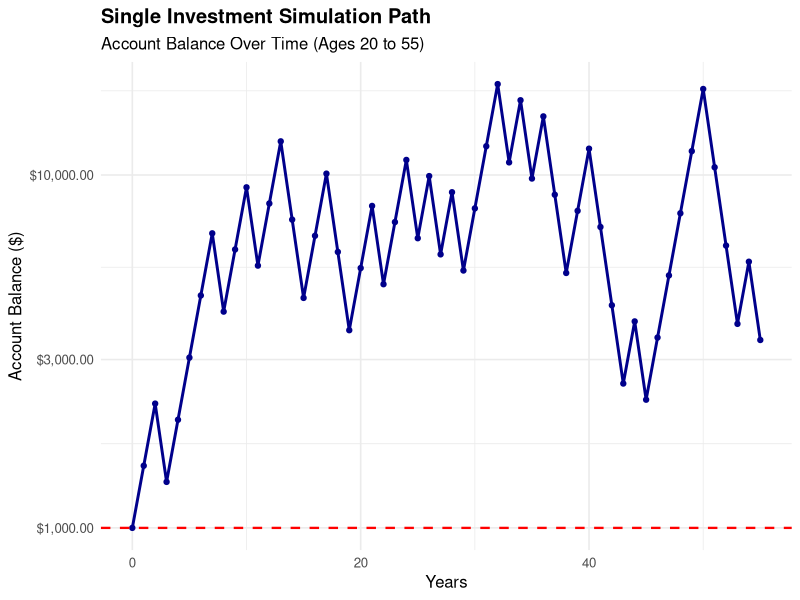
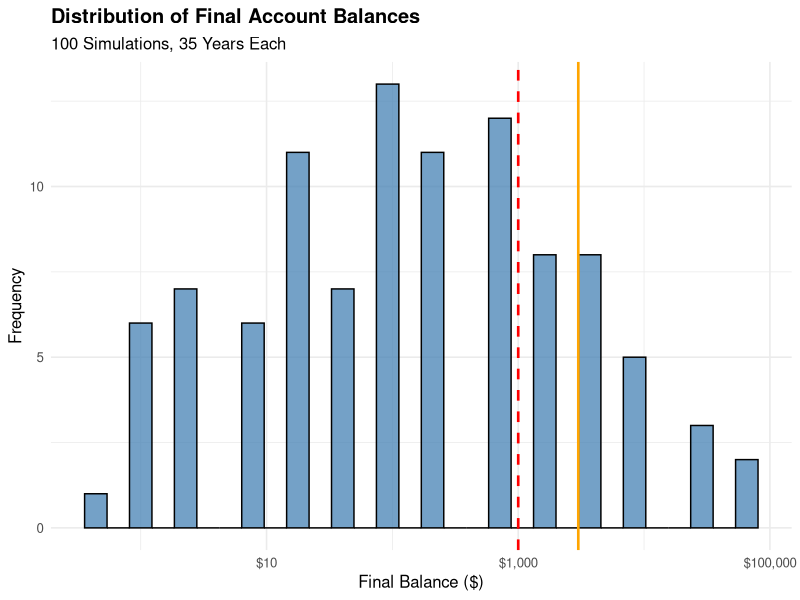
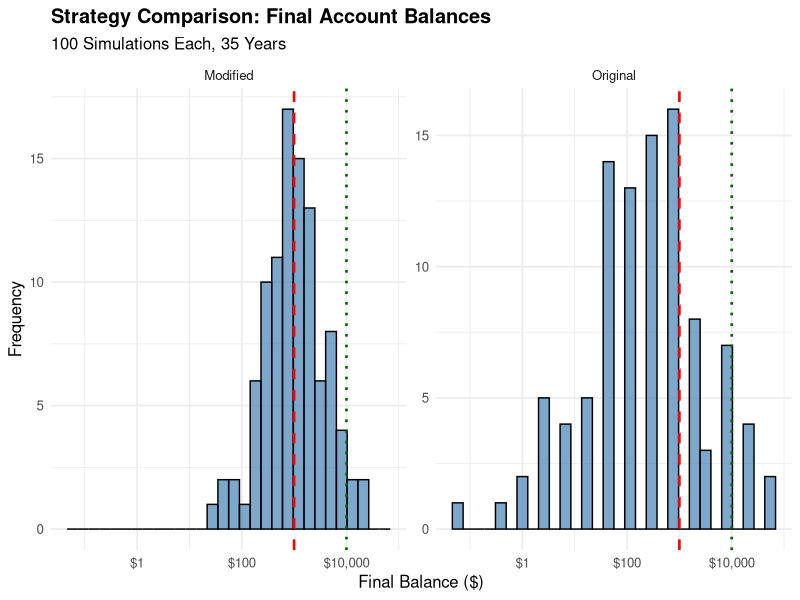
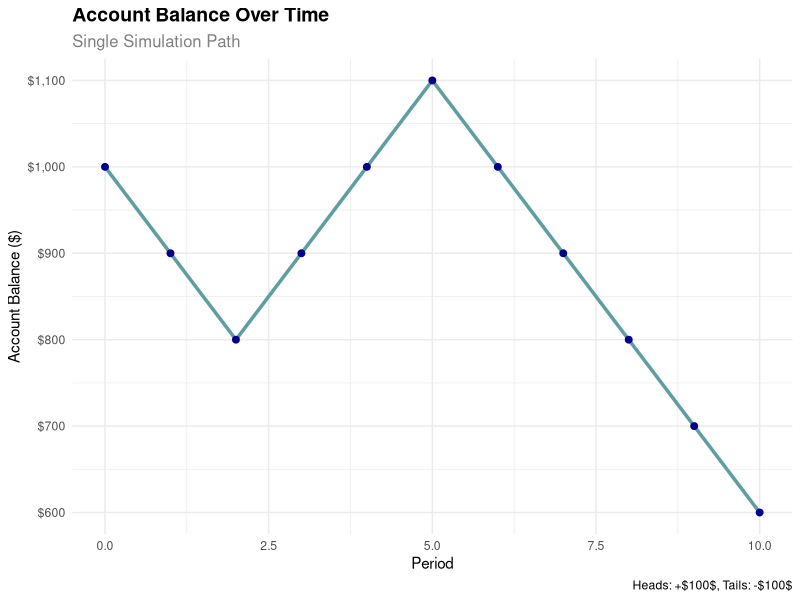
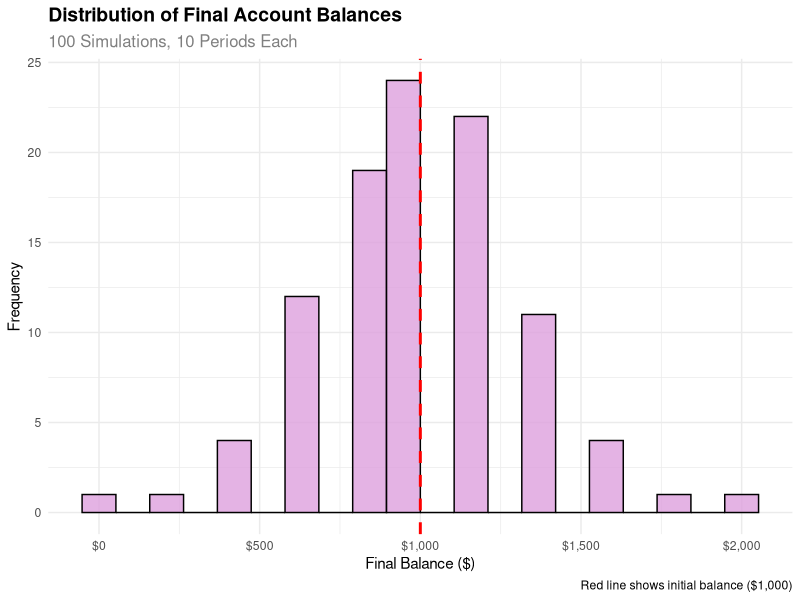

These charts were generated, in order, by the following R code:
## ---- chunk 1
#| label: single-simulation-plot-r
#| fig-cap: Single simulation showing account balance over time (R)
#| echo: false
#| include: true
#| eval: true

suppressPackageStartupMessages(library(tidyverse))
suppressPackageStartupMessages(library(ggplot2))

set.seed(42)

initial_balance <- 1000
n_periods <- 55

simulate_investment_path <- function(initial, periods) {
  balance <- initial
  path <- numeric(length = periods + 1)
  path[1] <- initial
  for (i in 1:periods) {
    coin_flip <- rbinom(1, 1, 0.5)
    if (coin_flip == 1) {
      balance <- balance * 1.5
    } else {
      balance <- balance * 0.6
    }
    path[i + 1] <- balance
  }
  path
}

time_series_data <- tibble(
  year = 0:n_periods,
  balance = simulate_investment_path(initial_balance, n_periods)
)

ggplot(time_series_data, aes(x = year, y = balance)) +
  geom_line(color = "darkblue", linewidth = 1) +
  geom_point(color = "darkblue", size = 1.5) +
  geom_hline(yintercept = initial_balance, linetype = "dashed", color = "red", linewidth = 0.8) +
  scale_y_log10(labels = scales::dollar_format()) +
  labs(
    title = "Single Investment Simulation Path",
    subtitle = "Account Balance Over Time (Ages 20 to 55)",
    x = "Years",
    y = "Account Balance ($)"
  ) +
  theme_minimal(base_size = 12) +
  theme(plot.title = element_text(face = "bold"))

tail_value <- tail(time_series_data$balance, 1)
cat(sprintf("Final balance: $%s\n", scales::comma(round(tail_value, 2))))
cat(sprintf("Return: %.1f%%\n", (tail_value / initial_balance - 1) * 100))
## ---- chunk 2
#| label: multiple-simulations-plot-r
#| fig-cap: Distribution of final account balances from 100 simulations (R)
#| echo: false
#| include: true
#| eval: true

suppressPackageStartupMessages(library(tidyverse))
suppressPackageStartupMessages(library(ggplot2))

set.seed(123)

initial_balance <- 1000
n_periods <- 35
n_sims <- 100

simulate_final_balance <- function(initial, periods) {
  balance <- initial
  for (i in 1:periods) {
    coin_flip <- rbinom(1, 1, 0.5)
    if (coin_flip == 1) {
      balance <- balance * 1.5
    } else {
      balance <- balance * 0.6
    }
  }
  balance
}

final_balances <- replicate(n_sims, simulate_final_balance(initial_balance, n_periods))

distribution_data <- tibble(
  sim_num = 1:n_sims,
  final_balance = final_balances
)

ggplot(distribution_data, aes(x = final_balance)) +
  geom_histogram(bins = 30, fill = "steelblue", alpha = 0.75, color = "black") +
  geom_vline(xintercept = initial_balance, color = "red", linetype = "dashed", linewidth = 0.9) +
  geom_vline(xintercept = mean(distribution_data$final_balance), color = "orange", linewidth = 0.9) +
  scale_x_log10(labels = scales::dollar_format()) +
  labs(
    title = "Distribution of Final Account Balances",
    subtitle = "100 Simulations, 35 Years Each",
    x = "Final Balance ($)",
    y = "Frequency"
  ) +
  theme_minimal(base_size = 12) +
  theme(plot.title = element_text(face = "bold"))

mean_balance <- mean(distribution_data$final_balance)
median_balance <- median(distribution_data$final_balance)
prob_above_initial <- mean(distribution_data$final_balance > initial_balance)
prob_above_10000 <- mean(distribution_data$final_balance > 10000)

cat(sprintf("Mean final balance: $%s\n", scales::comma(round(mean_balance, 2))))
cat(sprintf("Median final balance: $%s\n", scales::comma(round(median_balance, 2))))
cat(sprintf("Probability above $1,000: %.1f%%\n", prob_above_initial * 100))
cat(sprintf("Probability above $10,000: %.1f%%\n", prob_above_10000 * 100))
## ---- chunk 3
#| label: strategy-comparison-plot-r
#| fig-cap: Comparison of original vs modified strategies (R)
#| echo: false
#| include: true
#| eval: true

suppressPackageStartupMessages(library(tidyverse))
suppressPackageStartupMessages(library(ggplot2))

set.seed(456)

initial_balance <- 1000
n_periods <- 35
n_sims <- 100

# Original strategy: bet entire account
simulate_original_strategy <- function(initial, periods) {
  balance <- initial
  for (i in 1:periods) {
    coin_flip <- rbinom(1, 1, 0.5)
    if (coin_flip == 1) {
      balance <- balance * 1.5
    } else {
      balance <- balance * 0.6
    }
  }
  balance
}

# Modified strategy: bet 50% of account each time
simulate_modified_strategy <- function(initial, periods) {
  balance <- initial
  for (i in 1:periods) {
    coin_flip <- rbinom(1, 1, 0.5)
    bet_amount <- balance * 0.5
    if (coin_flip == 1) {
      balance <- balance - bet_amount + (bet_amount * 1.5)
    } else {
      balance <- balance - bet_amount + (bet_amount * 0.6)
    }
  }
  balance
}

original_balances <- replicate(n_sims, simulate_original_strategy(initial_balance, n_periods))
modified_balances <- replicate(n_sims, simulate_modified_strategy(initial_balance, n_periods))

comparison_df <- tibble(
  strategy = rep(c("Original", "Modified"), each = n_sims),
  final_balance = c(original_balances, modified_balances)
)

library(scales)

ggplot(comparison_df, aes(x = final_balance)) +
  geom_histogram(bins = 30, fill = "steelblue", alpha = 0.7, color = "black") +
  geom_vline(xintercept = 1000, color = "red", linetype = "dashed", linewidth = 0.9) +
  geom_vline(xintercept = 10000, color = "darkgreen", linetype = "dotted", linewidth = 0.9) +
  scale_x_log10(labels = dollar_format()) +
  labs(
    title = "Strategy Comparison: Final Account Balances",
    subtitle = "100 Simulations Each, 35 Years",
    x = "Final Balance ($)",
    y = "Frequency"
  ) +
  facet_wrap(~ strategy, nrow = 1, scales = "free_y") +
  theme_minimal(base_size = 12) +
  theme(plot.title = element_text(face = "bold"))

orig_prob_above_1000 <- mean(original_balances > 1000)
orig_prob_above_10000 <- mean(original_balances > 10000)
mod_prob_above_1000 <- mean(modified_balances > 1000)
mod_prob_above_10000 <- mean(modified_balances > 10000)

cat("=== STRATEGY COMPARISON RESULTS (R) ===\n")
cat(sprintf("Original Strategy: P(> $1,000) = %.1f%%, P(> $10,000) = %.1f%%\n",
            orig_prob_above_1000 * 100, orig_prob_above_10000 * 100))
cat(sprintf("Modified Strategy: P(> $1,000) = %.1f%%, P(> $10,000) = %.1f%%\n",
            mod_prob_above_1000 * 100, mod_prob_above_10000 * 100))
## ---- chunk 4
#| label: simple-sim-r
#| fig-cap: R simulation of coin flip game
#| echo: false
#| include: false

suppressPackageStartupMessages(library(tidyverse))

# Set seed for reproducibility
set.seed(123)

# Number of simulations
n_sims <- 10

# Create simulation data
sim_data <- tibble(
  sim_num = 1:n_sims,
  coin_flip = rbinom(n = n_sims, size = 1, prob = 0.5)
) %>%
  mutate(
    winnings = if_else(coin_flip == 1, 100, -100)
  )

# Display results
sim_data
## ---- chunk 5
#| label: timeseries-sim-r
#| fig-cap: R time-series simulation of account balance
#| echo: false
#| include: false

suppressPackageStartupMessages(library(tidyverse))
suppressPackageStartupMessages(library(ggplot2))

# Set seed for reproducibility
set.seed(456)

# Parameters
initial_balance <- 1000
n_periods <- 10
n_sims <- 1  # Start with one simulation

# Simulate one path
simulate_path <- function(initial, periods) {
  balance <- initial
  path <- numeric(periods + 1)
  path[1] <- initial
  
  for (i in 1:periods) {
    coin_flip <- rbinom(1, 1, 0.5)
    if (coin_flip == 1) {
      balance <- balance + 100
    } else {
      balance <- balance - 100
    }
    path[i + 1] <- balance
  }
  
  return(path)
}

# Run simulation
time_series_data <- tibble(
  period = 0:n_periods,
  balance = simulate_path(initial_balance, n_periods)
)

# Create time series plot
ggplot(time_series_data, aes(x = period, y = balance)) +
  geom_line(color = "cadetblue", linewidth = 1.2) +
  geom_point(color = "darkblue", size = 2) +
  labs(
    title = "Account Balance Over Time",
    subtitle = "Single Simulation Path",
    x = "Period",
    y = "Account Balance ($)",
    caption = "Heads: +$100$, Tails: -$100$"
  ) +
  scale_y_continuous(labels = scales::dollar_format()) +
  theme_minimal() +
  theme(
    plot.title = element_text(size = 14, face = "bold"),
    plot.subtitle = element_text(size = 12, color = "gray50")
  )

# Show the data
time_series_data
## ---- chunk 6
#| label: distribution-sim-r
#| fig-cap: R probability distribution of final balances
#| echo: false
#| include: false

suppressPackageStartupMessages(library(tidyverse))
suppressPackageStartupMessages(library(ggplot2))

# Set seed for reproducibility
set.seed(789)

# Parameters
initial_balance <- 1000
n_periods <- 10
n_sims <- 100  # Multiple simulations

# Simulate multiple paths
simulate_final_balance <- function(initial, periods) {
  balance <- initial
  for (i in 1:periods) {
    coin_flip <- rbinom(1, 1, 0.5)
    if (coin_flip == 1) {
      balance <- balance + 100  # $100 gain
    } else {
      balance <- balance - 100  # $100 loss
    }
  }
  return(balance)
}

# Run multiple simulations
final_balances <- replicate(n_sims, simulate_final_balance(initial_balance, n_periods))

# Create data frame
distribution_data <- tibble(
  sim_num = 1:n_sims,
  final_balance = final_balances
)

# Create histogram
ggplot(distribution_data, aes(x = final_balance)) +
  geom_histogram(bins = 20, fill = "plum", alpha = 0.8, color = "black") +
  geom_vline(xintercept = initial_balance, color = "red", linetype = "dashed", linewidth = 1) +
  labs(
    title = "Distribution of Final Account Balances",
    subtitle = paste("100 Simulations,", n_periods, "Periods Each"),
    x = "Final Balance ($)",
    y = "Frequency",
    caption = "Red line shows initial balance ($1,000)"
  ) +
  scale_x_continuous(labels = scales::dollar_format()) +
  theme_minimal() +
  theme(
    plot.title = element_text(size = 14, face = "bold"),
    plot.subtitle = element_text(size = 12, color = "gray50")
  )

# Summary statistics
summary_stats <- distribution_data %>%
  summarise(
    mean_balance = mean(final_balance),
    median_balance = median(final_balance),
    prob_above_initial = mean(final_balance > initial_balance)
  )

print("Summary Statistics:")
summary_stats
